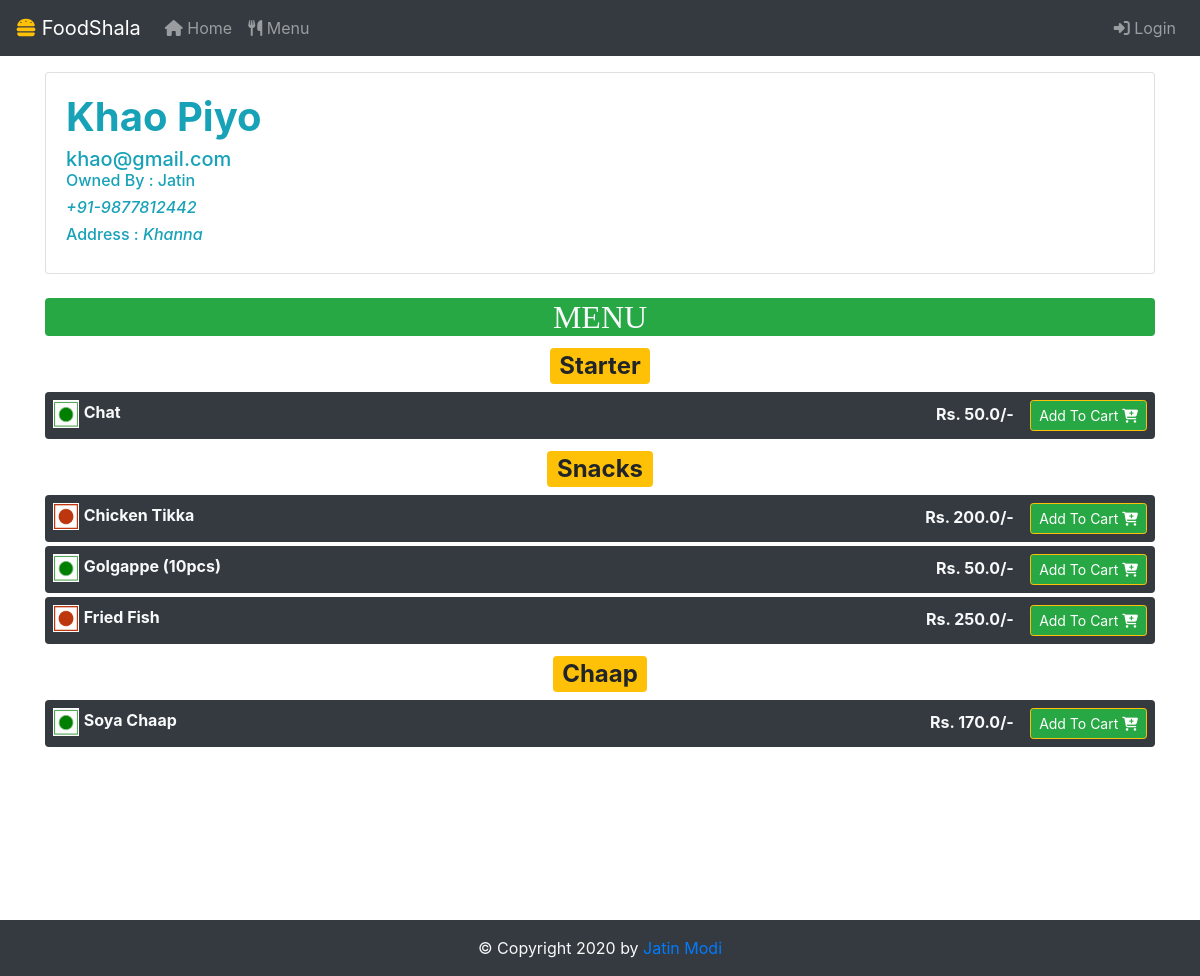
The app's page /restaurant/2, older data.
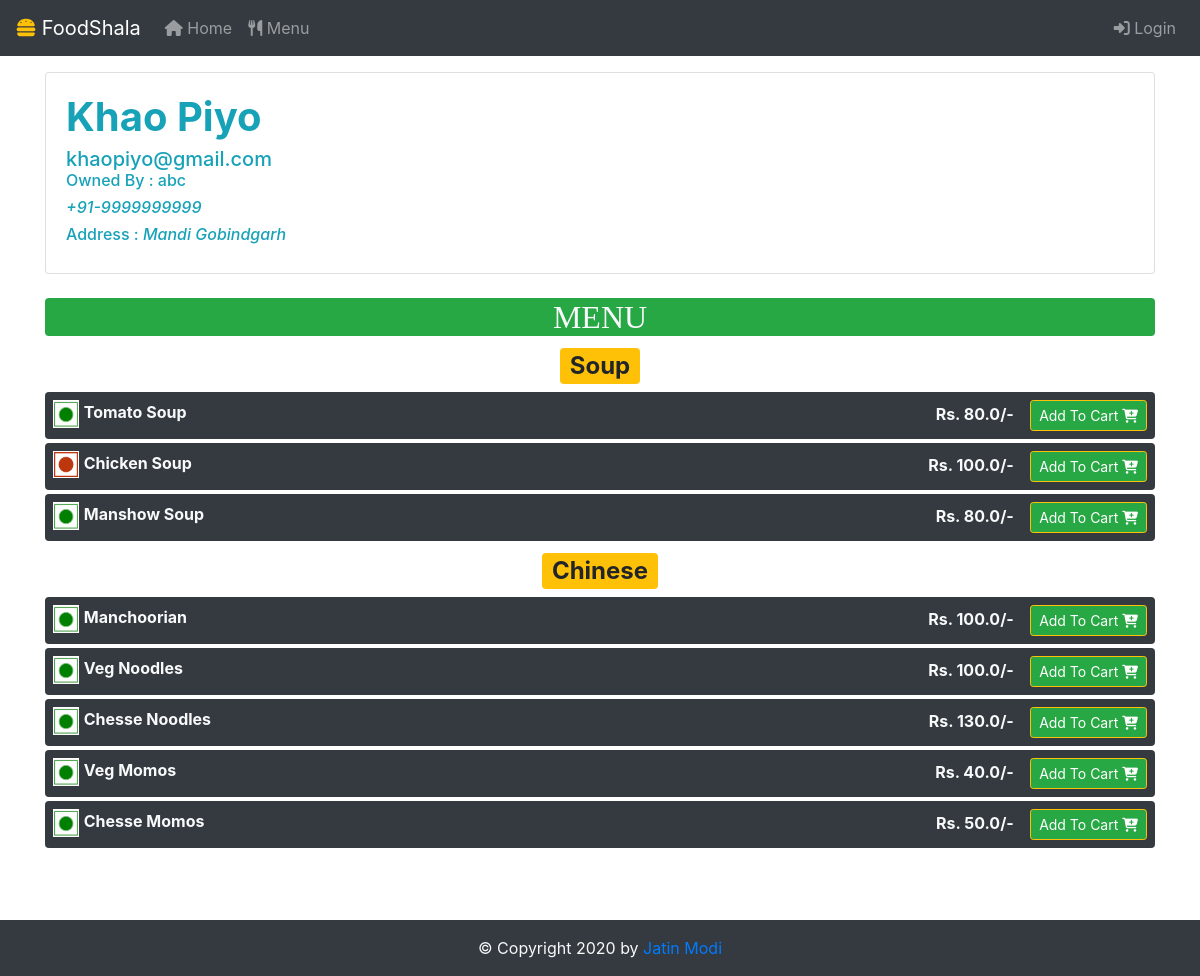
The same page, newer data.
### app.py (models this page shows)
class Restaurants(db.Model):
	__tablename__ = 'restaurants'
	id = db.Column(db.Integer,primary_key=True)
	name = db.Column(db.String)
	ownerFirstName = db.Column(db.String)
	ownerLastName = db.Column(db.String)
	email = db.Column(db.String)
	address = db.Column(db.String)
	password = db.Column(db.String)
	mobile = db.Column(db.String)

class Items(db.Model):
	__tablename__ = 'items'
	restaurantId = db.Column(db.Integer,ForeignKey('restaurants.id'))
	restaurantName = db.Column(db.String)
	id = db.Column(db.Integer,primary_key=True)
	dishtype = db.Column(db.String)
	name = db.Column(db.String)
	price = db.Column(db.Float)
	veg = db.Column(db.Boolean)

### app.py (the view)
@app.route("/restaurant/<id>")
def restaurantMenu(id):
	items = Items.query.filter_by(restaurantId=id).order_by(desc(Items.dishtype)).all()
	restaurant = Restaurants.query.filter_by(id=id).first()
	return render_template("restaurantMenu.html",user=checkSession(),items=items,restaurant=restaurant)

### app.py (called while the page is built)
def checkSession():
	if 'email' in session:
		return True
	return False

### templates/restaurantMenu.html (shortened to what this page needs)
{% include "header.html" %}
<div class="container mt-3" style="min-height: 100vh;position: relative;">
		<div class="card col-12 p-0 m-0">
  			<div class="card-body text-info">
    			<h1 class="card-title font-weight-bold text-capitalize">{{restaurant.name}}</h1>
    			<h5 class="card-subtitle">{{restaurant.email}}</h5>
    			<h6>Owned By : {{restaurant.ownerFirstName}} {{restaurant.ownerLastName}}</h6>
    			<h6><i>+91-{{restaurant.mobile}}</i></h6>
    			<h6>Address : <i>{{restaurant.address}}</i></h6>
  			</div>
	</div>
	<h2 class="text-center bg-success text-light mt-4 rounded" style="font-family: Times New Roman">MENU</h2>
	{% for x in items %}
		{% if loop.changed(x.dishtype) %}
			<h2 class=" text-center text-dark text-capitalize my-2"><span class="badge badge-warning"> {{x.dishtype}} </span></h2>
		{% endif %}
	<div class="rounded mt-1 d-flex justify-content-between p-2 bg-dark text-light">
		<div>
			{% if x.veg %}
				<img style="width:2.6ch;padding: 1px;background-color: white" src="{{ url_for('static',filename='images/vegg.png') }}">
			{% endif %}
			{% if not x.veg %}
				<img style="width:2.6ch;padding: 1px;background-color: white" src="{{ url_for('static',filename='images/nonVeg.png') }}">
			{% endif %}
			<span class="text-capitalize"><b>{{ x.name }}</b></span>
		</div>
		<div>
			<b>Rs. {{x.price}}/- </b>&ensp;
			<button title="Add to Cart" class="btn btn-sm border-warning btn-success" onclick="addToCartHandle({{ x.id }}, {{ x.restaurantId }})">Add To Cart <i class="fas fa-cart-plus"></i></button>
		</div>
	</div>
	{% endfor %}
</div>
{% include "footer.html" %}

Row changes from the older to the newer data that the page shows:
no longer on this page (row edited): Items: dishtype "Starter", veg True (drawn), name "Chat", price "50.0"
no longer on this page (row edited): Items: dishtype "Snacks", veg False (drawn), name "Chicken Tikka", price "200.0"
no longer on this page (row edited): Items: veg True (drawn), name "Golgappe (10pcs)", price "50.0"
no longer on this page (row edited): Items: veg False (drawn), name "Fried Fish", price "250.0"
no longer on this page (row edited): Items: dishtype "Chaap", veg True (drawn), name "Soya Chaap", price "170.0"
changed Restaurants "Khao Piyo": email "khao@gmail.com" → "khaopiyo@gmail.com"; ownerFirstName "Jatin" → "abc"; mobile "9877812442" → "9999999999"; address "Khanna" → "Mandi Gobindgarh"
added Items: dishtype "Soup", veg True (drawn), name "Tomato Soup", price "80.0"
added Items: veg False (drawn), name "Chicken Soup", price "100.0"
added Items: veg True (drawn), name "Manshow Soup", price "80.0"
added Items: dishtype "Chinese", veg True (drawn), name "Manchoorian", price "100.0"
added Items: veg True (drawn), name "Veg Noodles", price "100.0"
added Items: veg True (drawn), name "Chesse Noodles", price "130.0"
added Items: veg True (drawn), name "Veg Momos", price "40.0"
added Items: veg True (drawn), name "Chesse Momos", price "50.0"
